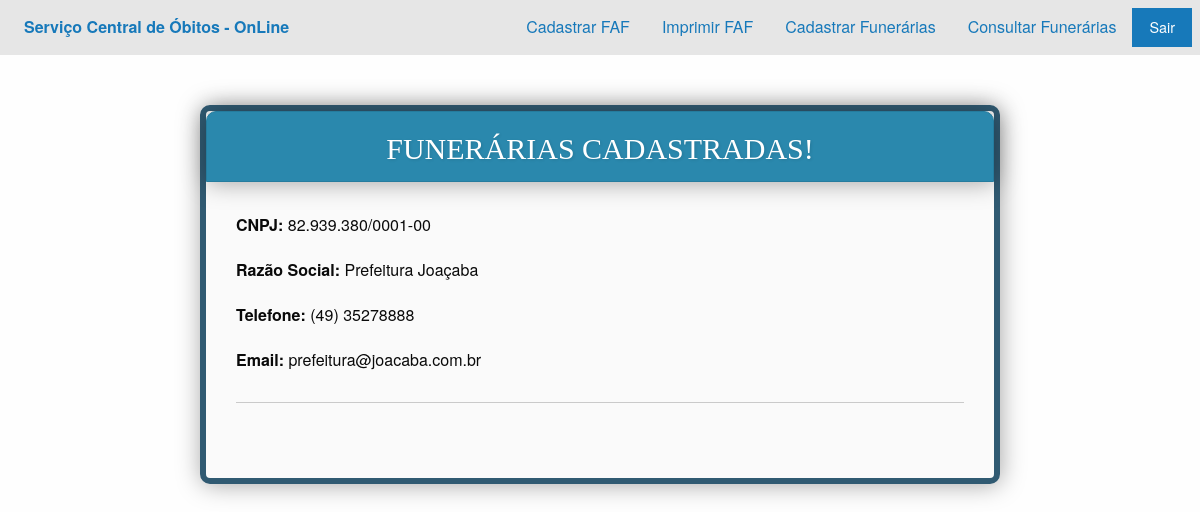
Page /consultarfunerarias.php on the committed database.
### tables this page shows
CREATE TABLE `funerarias` (
  `id` int(11) NOT NULL,
  `cnpj_funeraria` varchar(20) NOT NULL,
  `razao_funeraria` varchar(50) NOT NULL,
  `fone_funeraria` varchar(20) NOT NULL,
  `email_funeraria` varchar(50) NOT NULL,
  `end_funeraria` varchar(1000) NOT NULL
);

### consultarfunerarias.php (the view, shortened to what this page needs)
<?php
	include_once("conexao.php");
?>
<html>
<head>
	<link href="css/default.css" rel="stylesheet">
	<link rel="stylesheet" type="text/css" href="css/jquery-ui.min.css">
    <link href="css/foundation.css" rel="stylesheet">
</head>
<body>
	<div class="top-bar" id="top-bar">
	  <div class="top-bar-left">
		<ul class="dropdown vertical medium-horizontal menu">
		  <li class="menu-text">Serviço Central de Óbitos - OnLine</li>
		  <li><a href="#"></a></li>
		  <li><a href="#"></a></li>
		</ul>
	  </div>
	  <div class="top-bar-right">
		<ul class="dropdown vertical medium-horizontal menu">
		  <li><a href="faf.php">Cadastrar FAF</a></li>
		  <li><a href="consultarfaf.php">Imprimir FAF</a></li>
		  <li><a href="funerarias.php">Cadastrar Funerárias</a></li>
		  <li><a href="consultarfunerarias.php">Consultar Funerárias</a></li>
		  <li><a class="button" href="logout.php">Sair</a></li>
		</ul>
	  </div>
	</div>
<form class="faf">
<ul>
	<center><h1>FUNERÁRIAS CADASTRADAS!</h1></center>
	<?php
		$sql = "SELECT * FROM funerarias";
		$res = mysqli_query($conn, $sql);
		$total = mysqli_num_rows($res);
		if ($total>0){
			while ($linha = mysqli_fetch_array($res)){
				$cnpj_funeraria = $linha['cnpj_funeraria'];
				$razao_funeraria = $linha['razao_funeraria'];
				$fone_funeraria = $linha['fone_funeraria'];
				$email_funeraria = $linha['email_funeraria'];
				echo "<li><strong>CNPJ: </strong>$cnpj_funeraria</li>";
				echo "<li><strong>Razão Social: </strong>$razao_funeraria</li>";
				echo "<li><strong>Telefone: </strong>$fone_funeraria</li>";
				echo "<li><strong>Email: </strong>$email_funeraria</li>";
				echo "<hr /> <br />";
			}
		} else{
			echo "<center>Ainda não foi cadastrado nenhuma funerária!</center>";
		}
	?>
</ul>
</form>
</body>
</html>

### css/default.css (style rules this page uses)
body { background: #17445E; }
.faf { max-width: 800px; background: #FAFAFA; padding: 30px; margin: 50px auto; box-shadow: 1px 1px 25px rgba(0, 0, 0, 0.35); border-radius: 10px; border: 6px solid #305A72; }
.faf ul { padding:0; margin:0; list-style:none; }
.faf ul li { display: block; margin-bottom: 10px; min-height: 35px; }
.faf h1 { background: #2A88AD; padding: 20px 30px 15px 30px; margin: -30px -30px 30px -30px; border-radius: 10px 10px 0 0; -webkit-border-radius: 10px 10px 0 0; -moz-border-radius: 10px 10px 0 0; color: #fff; text-shadow: 1px 1px 3px rgba(0, 0, 0, 0.12); font: normal 30px 'Bitter', serif; -moz-box-shadow: inset 0px 2px 2px 0px rgba(255, 255, 255, 0.17); -webkit-box-shadow: inset 0px 2px 2px 0px rgba(255, 255, 255, 0.17); box-shadow: 1px 1px 25px rgba(0, 0, 0, 0.35); border: 1px solid #257C9E; }

### rows in the picture
funerarias: cnpj_funeraria "82.939.380/0001-00", razao_funeraria "Prefeitura Joaçaba", fone_funeraria "(49) 35278888", email_funeraria "prefeitura@joacaba.com.br"
